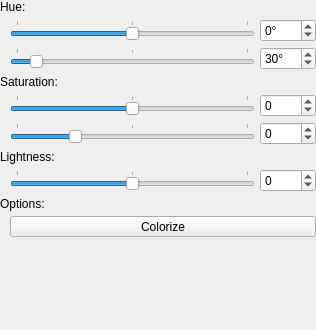
<?xml version="1.0" encoding="UTF-8"?>
<ui version="4.0">
 <class>FilterWidget</class>
 <widget class="QWidget" name="FilterWidget">
  <property name="geometry">
   <rect>
    <x>0</x>
    <y>0</y>
    <width>316</width>
    <height>330</height>
   </rect>
  </property>
  <property name="windowTitle">
   <string>Form</string>
  </property>
  <layout class="QVBoxLayout" name="verticalLayout" stretch="0,1">
   <property name="spacing">
    <number>0</number>
   </property>
   <property name="leftMargin">
    <number>0</number>
   </property>
   <property name="topMargin">
    <number>0</number>
   </property>
   <property name="rightMargin">
    <number>0</number>
   </property>
   <property name="bottomMargin">
    <number>0</number>
   </property>
   <item>
    <layout class="QVBoxLayout" name="verticalLayout_2">
     <property name="spacing">
      <number>5</number>
     </property>
     <item>
      <layout class="QGridLayout" name="gridLayout" columnstretch="1,0">
       <property name="spacing">
        <number>5</number>
       </property>
       <item row="7" column="1">
        <widget class="QSpinBox" name="mSpinRelLightness">
         <property name="minimum">
          <number>-100</number>
         </property>
         <property name="maximum">
          <number>100</number>
         </property>
        </widget>
       </item>
       <item row="3" column="0">
        <widget class="QLabel" name="label_4">
         <property name="text">
          <string>Saturation:</string>
         </property>
        </widget>
       </item>
       <item row="5" column="1">
        <widget class="QSpinBox" name="mSpinAbsSaturation">
         <property name="minimum">
          <number>-100</number>
         </property>
         <property name="maximum">
          <number>100</number>
         </property>
        </widget>
       </item>
       <item row="1" column="1">
        <widget class="QSpinBox" name="mSpinRelHue">
         <property name="suffix">
          <string>°</string>
         </property>
         <property name="minimum">
          <number>-180</number>
         </property>
         <property name="maximum">
          <number>180</number>
         </property>
        </widget>
       </item>
       <item row="6" column="0">
        <widget class="QLabel" name="label_2">
         <property name="text">
          <string>Lightness:</string>
         </property>
        </widget>
       </item>
       <item row="0" column="0">
        <widget class="QLabel" name="label_3">
         <property name="text">
          <string>Hue:</string>
         </property>
        </widget>
       </item>
       <item row="2" column="1">
        <widget class="QSpinBox" name="mSpinAbsHue">
         <property name="suffix">
          <string>°</string>
         </property>
         <property name="maximum">
          <number>360</number>
         </property>
         <property name="value">
          <number>30</number>
         </property>
        </widget>
       </item>
       <item row="4" column="1">
        <widget class="QSpinBox" name="mSpinRelSaturation">
         <property name="minimum">
          <number>-100</number>
         </property>
         <property name="maximum">
          <number>100</number>
         </property>
        </widget>
       </item>
       <item row="1" column="0">
        <layout class="QHBoxLayout" name="horizontalLayout_2">
         <property name="spacing">
          <number>0</number>
         </property>
         <property name="leftMargin">
          <number>10</number>
         </property>
         <item>
          <widget class="QSlider" name="mSliderRelHue">
           <property name="minimum">
            <number>-180</number>
           </property>
           <property name="maximum">
            <number>180</number>
           </property>
           <property name="orientation">
            <enum>Qt::Horizontal</enum>
           </property>
           <property name="tickPosition">
            <enum>QSlider::TicksAbove</enum>
           </property>
           <property name="tickInterval">
            <number>180</number>
           </property>
          </widget>
         </item>
        </layout>
       </item>
       <item row="2" column="0">
        <layout class="QHBoxLayout" name="horizontalLayout_3">
         <property name="spacing">
          <number>0</number>
         </property>
         <property name="leftMargin">
          <number>10</number>
         </property>
         <item>
          <widget class="QSlider" name="mSliderAbsHue">
           <property name="maximum">
            <number>360</number>
           </property>
           <property name="value">
            <number>30</number>
           </property>
           <property name="orientation">
            <enum>Qt::Horizontal</enum>
           </property>
           <property name="tickPosition">
            <enum>QSlider::TicksAbove</enum>
           </property>
           <property name="tickInterval">
            <number>180</number>
           </property>
          </widget>
         </item>
        </layout>
       </item>
       <item row="4" column="0">
        <layout class="QHBoxLayout" name="horizontalLayout_4">
         <property name="spacing">
          <number>0</number>
         </property>
         <property name="leftMargin">
          <number>10</number>
         </property>
         <item>
          <widget class="QSlider" name="mSliderRelSaturation">
           <property name="minimum">
            <number>-100</number>
           </property>
           <property name="maximum">
            <number>100</number>
           </property>
           <property name="orientation">
            <enum>Qt::Horizontal</enum>
           </property>
           <property name="tickPosition">
            <enum>QSlider::TicksAbove</enum>
           </property>
           <property name="tickInterval">
            <number>100</number>
           </property>
          </widget>
         </item>
        </layout>
       </item>
       <item row="5" column="0">
        <layout class="QHBoxLayout" name="horizontalLayout_5">
         <property name="spacing">
          <number>0</number>
         </property>
         <property name="leftMargin">
          <number>10</number>
         </property>
         <item>
          <widget class="QSlider" name="mSliderAbsSaturation">
           <property name="maximum">
            <number>100</number>
           </property>
           <property name="value">
            <number>25</number>
           </property>
           <property name="orientation">
            <enum>Qt::Horizontal</enum>
           </property>
           <property name="tickPosition">
            <enum>QSlider::TicksAbove</enum>
           </property>
           <property name="tickInterval">
            <number>50</number>
           </property>
          </widget>
         </item>
        </layout>
       </item>
       <item row="7" column="0">
        <layout class="QHBoxLayout" name="horizontalLayout_6">
         <property name="spacing">
          <number>0</number>
         </property>
         <property name="leftMargin">
          <number>10</number>
         </property>
         <item>
          <widget class="QSlider" name="mSliderRelLightness">
           <property name="minimum">
            <number>-100</number>
           </property>
           <property name="maximum">
            <number>100</number>
           </property>
           <property name="orientation">
            <enum>Qt::Horizontal</enum>
           </property>
           <property name="tickPosition">
            <enum>QSlider::TicksAbove</enum>
           </property>
           <property name="tickInterval">
            <number>100</number>
           </property>
          </widget>
         </item>
        </layout>
       </item>
      </layout>
     </item>
     <item>
      <widget class="QLabel" name="label">
       <property name="text">
        <string>Options:</string>
       </property>
      </widget>
     </item>
     <item>
      <layout class="QHBoxLayout" name="horizontalLayout_7">
       <property name="spacing">
        <number>0</number>
       </property>
       <property name="leftMargin">
        <number>10</number>
       </property>
       <item>
        <widget class="QToolButton" name="mButtonColorize">
         <property name="sizePolicy">
          <sizepolicy hsizetype="Preferred" vsizetype="Fixed">
           <horstretch>0</horstretch>
           <verstretch>0</verstretch>
          </sizepolicy>
         </property>
         <property name="text">
          <string>Colorize</string>
         </property>
         <property name="checkable">
          <bool>true</bool>
         </property>
         <property name="class" stdset="0">
          <string>cFlatOptionButton</string>
         </property>
        </widget>
       </item>
      </layout>
     </item>
    </layout>
   </item>
   <item>
    <spacer name="verticalSpacer">
     <property name="orientation">
      <enum>Qt::Vertical</enum>
     </property>
     <property name="sizeHint" stdset="0">
      <size>
       <width>0</width>
       <height>0</height>
      </size>
     </property>
    </spacer>
   </item>
  </layout>
 </widget>
 <resources/>
 <connections/>
</ui>
